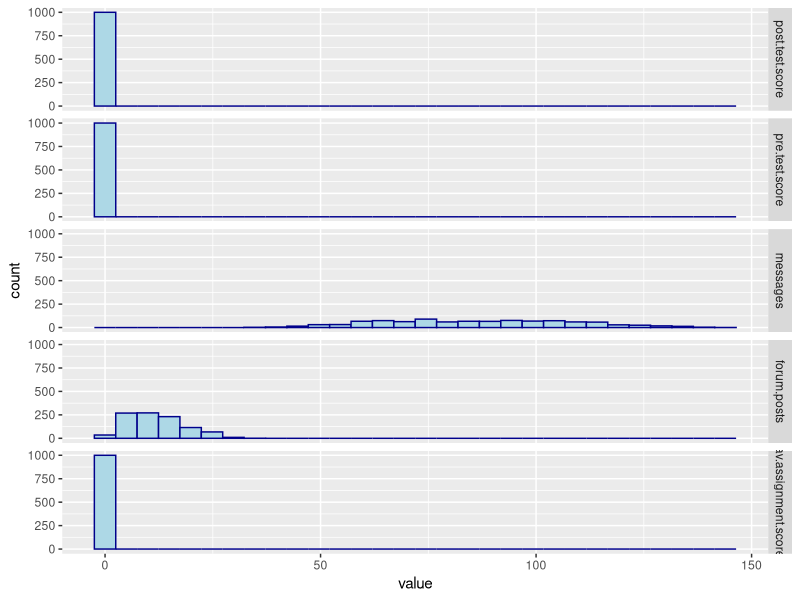

Reproduce this figure in R. (Note: this script raises an error after producing the figure.)
## ---- chunk 1
data <- read.csv("online.data.csv")
## ---- chunk 2
#Start by creating histograms of the distributions for all variables (#HINT: look up "facet" in the ggplot documentation)

# load the library for plot
# install.packages("ggplot2")
library(ggplot2)
library(reshape2)
hdata <- melt(data[,1:6] ,  id.vars = 'id', variable.name = 'score')
ggplot(hdata, aes(value)) + geom_histogram(color="darkblue", fill="lightblue") + facet_grid(score ~ .)

#Then visualize the relationships between variables

pairs(~post.test.score+pre.test.score+messages+forum.posts+av.assignment.score+level.up,data=data, 
   main="Scatterplot Matrix")

#Try to capture an intution about the data and the relationships

# Intuition: based on the plots, av.assignment.score could be a good indicator for predicting level.up

## ---- chunk 3
#Create a classification tree that predicts whether a student "levels up" in the online course using three variables of your choice (As we did last time, set all controls to their minimums)

# install.packages("rpart")
library(rpart)
# rp <- rpart(level.up ~ post.test.score + messages + av.assignment.score, data = data, method="class")
rp <- rpart(level.up ~ post.test.score + messages, data = data, method="class")

#Plot and generate a CP table for your tree 

printcp(rp)

#Generate a probability value that represents the probability that a student levels up based your classification tree 

data$pred <- predict(rp, type = "prob")[,2]#Last class we used type = "class" which predicted the classification for us, this time we are using type = "prob" to see the probability that our classififcation is based on.
## ---- chunk 4

library(ROCR)

#Plot the curve
pred.detail <- prediction(data$pred, data$level.up) 
plot(performance(pred.detail, "tpr", "fpr"))
abline(0, 1, lty = 2)

#Calculate the Area Under the Curve
unlist(slot(performance(pred.detail,"auc"), "y.values"))#Unlist liberates the AUC value from the "performance" object created by ROCR


## ---- chunk 5
#Now repeat this process, but using the variables you did not use for the previous model and compare the plots & results of your two models. Which one do you think was the better model? Why?

rp2 <- rpart(level.up ~ pre.test.score + forum.posts, data = data, method="class")
printcp(rp2)
data$pred2 <- predict(rp2, type = "prob")[,2]
#Plot the curve
pred2.detail <- prediction(data$pred2, data$level.up) 
plot(performance(pred2.detail, "tpr", "fpr"))
abline(0, 1, lty = 2)
#Calculate the Area Under the Curve
unlist(slot(performance(pred2.detail,"auc"), "y.values"))

# model rp is better than model rp2, because the auc value of rp is higher
## ---- chunk 6
#Look at the ROC plot for your first model. Based on this plot choose a probability threshold that balances capturing the most correct predictions against false positives. Then generate a new variable in your data set that classifies each student according to your chosen threshold.

threshold.pred1 <- 0.1

#Now generate three diagnostics:

prob <- as.data.frame(predict(rp, newdata = data, type = "p"))
res <- ifelse(prob$yes < threshold.pred1, "yes", "no")
cm = as.matrix(table(Label = data$level.up, Predicted = res))

data$accuracy.model1 <- sum(diag(cm))/sum(cm)

data$precision.model1 <- cm[2,2]/sum(cm[2,])

data$recall.model1 <- cm[2,2]/sum(cm[,2])

#Finally, calculate Kappa for your model according to:

#First generate the table of comparisons


#Convert to matrix


#Calculate kappa


#Now choose a different threshold value and repeat these diagnostics. What conclusions can you draw about your two thresholds?
